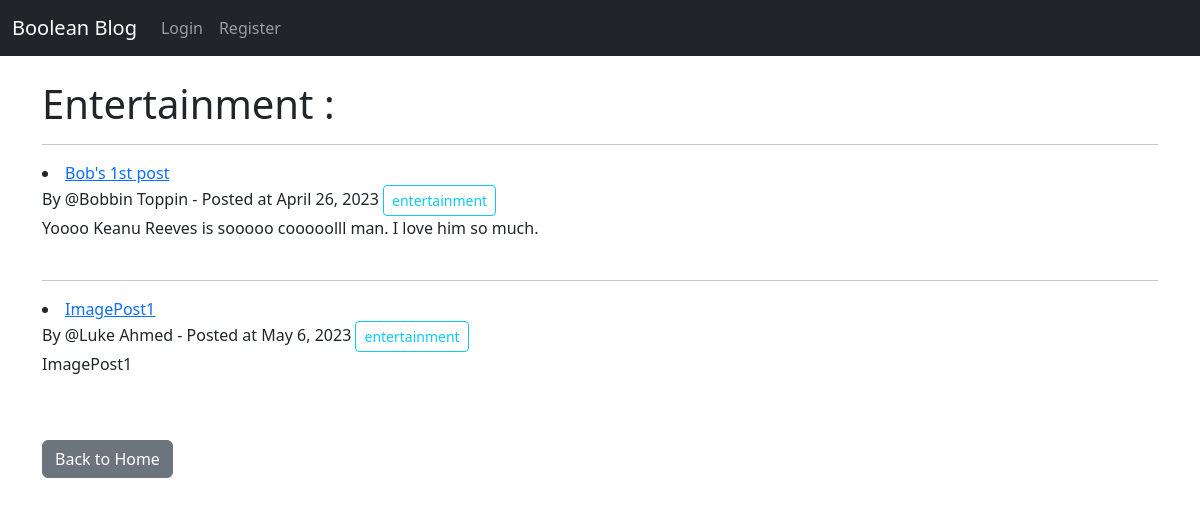
Screenshot of /categories/entertainment with the database file from the repository.
### core/models.py (models this page shows, shortened)
class Post(models.Model):
    title = models.CharField(max_length=255)
    author = models.ForeignKey(User, on_delete=models.CASCADE) # Author is coming from the Django admin panel and on_delete means every thing under that author will be delete in one swoop  # noqa: E501
    body = RichTextField(blank=True, null=True)
    category = models.CharField(max_length=255, default="uncategorized")
    date = models.DateField(auto_now=True)
    likes = models.ManyToManyField(User, related_name='blog_posts')  # This allows us to associate different things to different table such as many users may like many posts
    header_image = models.ImageField(null=True, blank=True, upload_to="images/") # null and blank are for the purpose that a blog may not have an image and that's ok and if there isn't one, one can be added later

### core/views.py (the view)
# urls.py: path('categories/<str:cats>', categoryView, name='category'),
def categoryView(request,cats):
    cats = cats.replace("-"," ")  # The replace part is for slugify
    category_posts = Post.objects.filter(category = cats)  # This is making a query like -> select * from Post where category=cats;
    return render(request, 'categories.html', {'cats':cats.title(), 'category_posts':category_posts})  # title() is for I guess capitalizing the first letter

### templates/categories.html (shortened to what this page needs)
{% extends 'base.html' %}
    {% block content %}
        {% if category_posts %}
            <h1>{{cats}} : </h1>
            {% for p in category_posts %}
                <hr>
                <li>
                    <a href="{% url 'article' p.pk %}">{{p.title}}</a>
                    <br>By @{{p.author.first_name}} {{p.author.last_name}} - Posted at {{p.date}}
                    <button type="button" class="btn btn-outline-info btn-sm">{{p.category}}</button>
                    <br>
                    {{p.body | truncatechars:500 |safe}}
                </li>
                <br>
            {% endfor %}
        {% else %}
            <p>Sorry, this page doesn't seem to exist</p>
        {% endif %}
        <br><a href="{% url 'home' %}" class="btn btn-secondary">Back to Home</a>
    {% endblock %}

### rows the page displays
Post: title "Bob's 1st post", author.first_name "Bobbin", author.last_name "Toppin", date "April 26, 2023", category "entertainment", body "Yoooo Keanu Reeves is sooooo cooooolll man. I love him so much."
Post: title "ImagePost1", author.first_name "Luke", author.last_name "Ahmed", date "May 6, 2023", category "entertainment", body "ImagePost1"

### other values shown
{{ cats }} "Entertainment"
